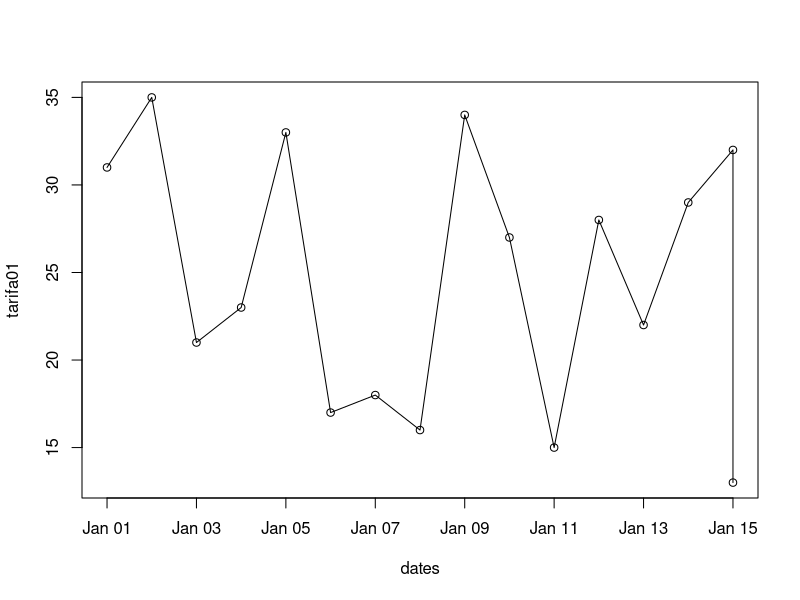

Recreate this plot in R.
if (!require("tibble")) {
  install.packages("tibble")
}

dados <- data.frame(
  datas = c(
    "2013-01-01", "2013-01-02", "2013-01-03", "2013-01-04",
    "2013-01-05", "2013-01-06", "2013-01-07", "2013-01-08",
    "2013-01-09", "2013-01-10", "2013-01-11", "2013-01-12",
    "2013-01-13", "2013-01-14", "2013-01-15", "2013-01-15"
  ),
  cidade = rep(c("Santa Maria", "São Carlos"), 8),
  tarifa01 = c(
    31, 35, 21, 23, 33, 17, 18, 16,
    34, 27, 15, 28, 22, 29, 32, 13
  ),
  tarifa02 = c(
    14, 15, 31, 32, 33, 17, 18, 16,
    34, 27, 15, 28, 22, 29, 32, 13
  )
)

dados_tibble <- tibble(
  datas = c(
    "2013-01-01", "2013-01-02", "2013-01-03", "2013-01-04",
    "2013-01-05", "2013-01-06", "2013-01-07", "2013-01-08",
    "2013-01-09", "2013-01-10", "2013-01-11", "2013-01-12",
    "2013-01-13", "2013-01-14", "2013-01-15", "2013-01-15"
  ),
  cidade = rep(c("Santa Maria", "São Carlos"), 8),
  tarifa01 = c(
    31, 35, 21, 23, 33, 17, 18, 16,
    34, 27, 15, 28, 22, 29, 32, 13
  ),
  tarifa02 = c(
    14, 15, 31, 32, 33, 17, 18, 16,
    34, 27, 15, 28, 22, 29, 32, 13
  )
)

print(summary(dados))
print(summary(dados_tibble))

print(dados)
print(dados_tibble)

attributes(dados)

print(ncol(dados))
print(nrow(dados))
print(dim(dados))

print(rownames(dados))
print(colnames(dados))

print(dados$datas)
print(dados[, "datas"])
print(dados["datas"])

rownames(dados) <- NULL

with(dados, {
  dates <- as.Date(datas)
  plot(dates, tarifa01, type = "o")
})

attach(dados)

print(dados[dados$datas == "2013-01-09", "tarifa01"])

dados$prec <- c(rep(0, 5), 10, 18, 4, 0, 0, 5, 0, 0, 2, 0, 1)

print(dados)


ss1 <- subset(dados, datas == "2013-01-09", select = "tarifa01")
ss2 <- subset(dados, tarifa01 > 26 & prec > 0)
ss3 <- subset(dados, tarifa02 > 26 | prec > 0)

ss4 <- subset(dados,
  datas %in% c("2013-01-09", "2013-01-13", "2013-01-15"),
  select = -cidade
)

dados <- transform(dados,
  cidade = ifelse(1:nrow(dados) > 8, "Sao Sepe", cidade),
  anomalias = ifelse(cidade == "Santa Maria",
    tarifa01 - mean(tarifa01[cidade == "Santa Maria"]),
    tarifa01 - mean(tarifa01[cidade == "Sao Sepe"])
  )
)
print(dados)

coords_df <- data.frame(
  lon = c(rep(-45, 8), rep(-45.1, 8)), # longitudes
  lat = c(rep(-23, 8), rep(-23.1, 8))
)
print(coords_df)


d <- cbind(dados, coords_df)
print(d)

d2 <- data.frame(dados, coords_df)
print(d2)



glimpse(dados_tibble)
View(dados_tibble)
